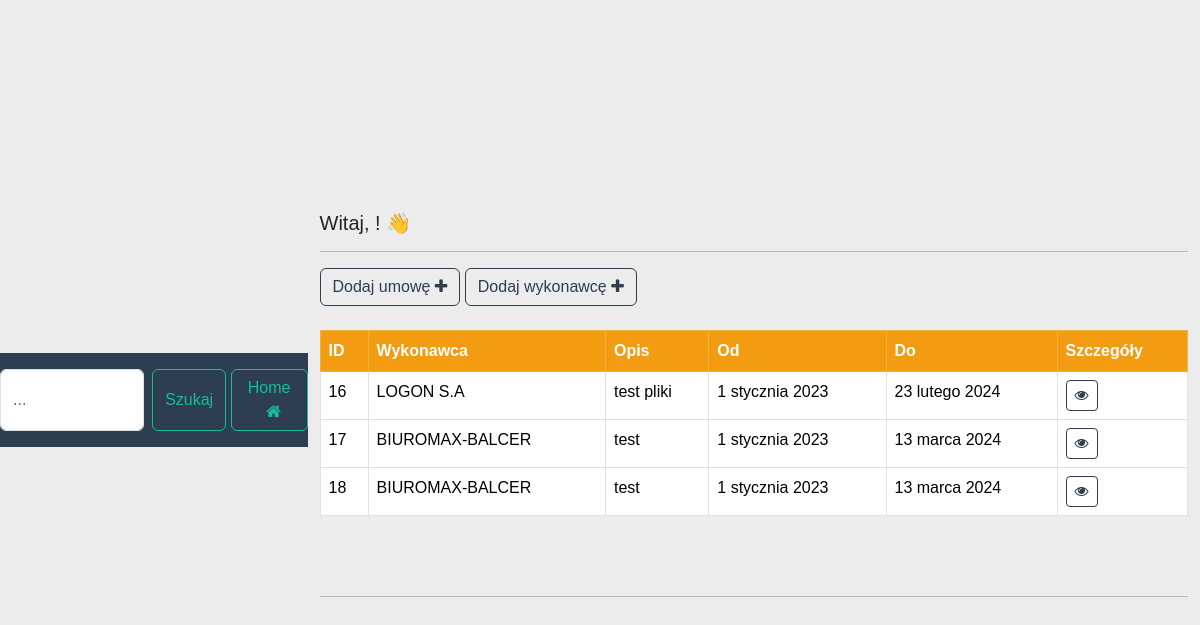
The app's page /umowy/dashboard_contracts/ (signed in), older data.
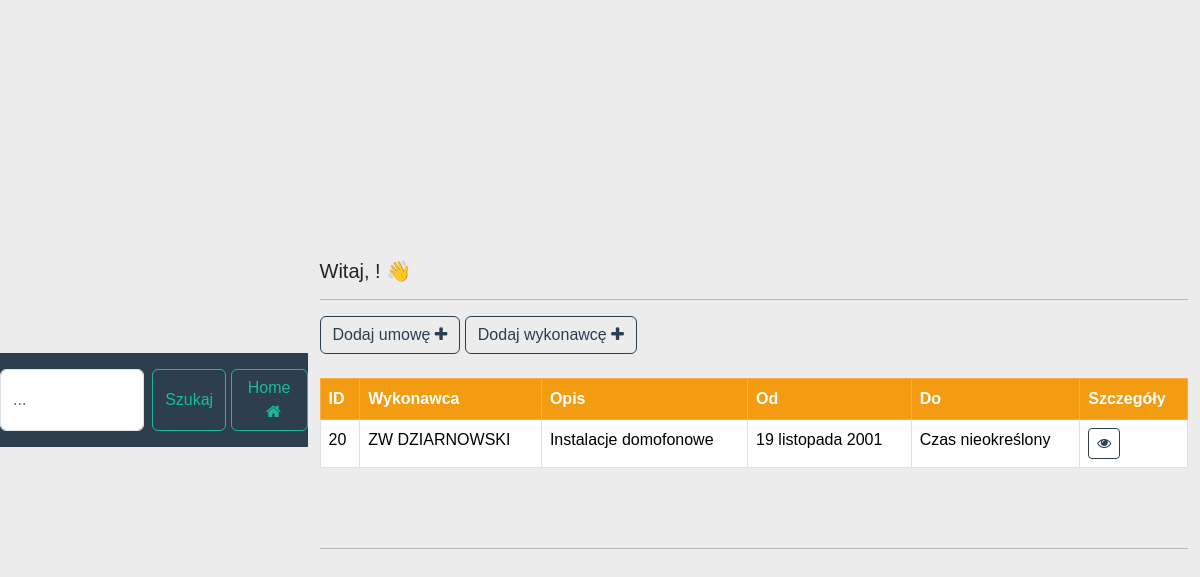
The same page, newer data.
### umowy/models.py (models this page shows, shortened)
class Contract(models.Model):
    contractor = models.ForeignKey(Contractor, on_delete=models.CASCADE)
    description = models.TextField()
    start_date = models.DateField()
    end_date = models.DateField(blank=True, null=True)
    status = models.CharField(max_length=100, default='Aktywna')

class Contractor(models.Model):
    name = models.CharField(max_length=100)

### umowy/views.py (the view)
# urls.py: path('dashboard_contracts/', views.dashboard_contracts, name='dashboard_contracts'),
@login_required(login_url="login")
def dashboard_contracts(request):
    contracts = Contract.objects.all()
    return render(request, 'dashboard-contracts.html', {'contracts': contracts})

### umowy/templates/dashboard-contracts.html (shortened to what this page needs)
{% extends 'base-contract.html' %}
{% block content %}
    <h5> Witaj, {{ user.first_name }} {{ user.last_name }}! 👋 </h5>
    <hr>
    <a class="btn btn-outline-primary" href="{% url 'add_contract' %}">Dodaj umowę <i
            class="fa fa-plus"></i> </a>
    <a class="btn btn-outline-primary" href="{% url 'add_contractor' %}">Dodaj wykonawcę <i
            class="fa fa-plus"></i> </a>
    <br><br>
    <table class="table  table-bordered" id="sample_data">
        <thead class="table-warning">
        <tr>
            <th scope="col"> ID</th>
            <th scope="col"> Wykonawca</th>
            <th scope="col"> Opis</th>
            <th scope="col"> Od</th>
            <th scope="col"> Do</th>
            <th scope="col"> Szczegóły</th>
        </tr>
        </thead>
        <tbody>
        {% for contract in contracts %}
            <tr>
                <td> {{ contract.id }} </td>
                <td> {{ contract.contractor.name }} </td>
                <td> {{ contract.description }} </td>
                <td> {{ contract.start_date }} </td>
                <td>
                    {% if contract.end_date == None %}
                        Czas nieokreślony
                    {% else %}
                        {{ contract.end_date }} </td>
                    {% endif %}
                <td><a class="btn btn-outline-primary btn-sm" href="{% url 'details_contract' contract.id %}">
                    <i class="fa fa-eye" aria-hidden="true"></i> </a></td>
            </tr>
        {% endfor %}
        </tbody>
    </table>
    <br><br>
    <hr>
{% endblock %}

Row changes from the older to the newer data that the page shows:
removed Contract: id "16", contractor.name "LOGON S.A", description "test pliki", start_date "1 stycznia 2023", end_date "23 lutego 2024"
removed Contract: id "17", contractor.name "BIUROMAX-BALCER", description "test", start_date "1 stycznia 2023", end_date "13 marca 2024"
removed Contract: id "18", contractor.name "BIUROMAX-BALCER", description "test", start_date "1 stycznia 2023", end_date "13 marca 2024"
added Contract: id "20", contractor.name "ZW DZIARNOWSKI", description "Instalacje domofonowe", start_date "19 listopada 2001", shows "Czas nieokreślony"
